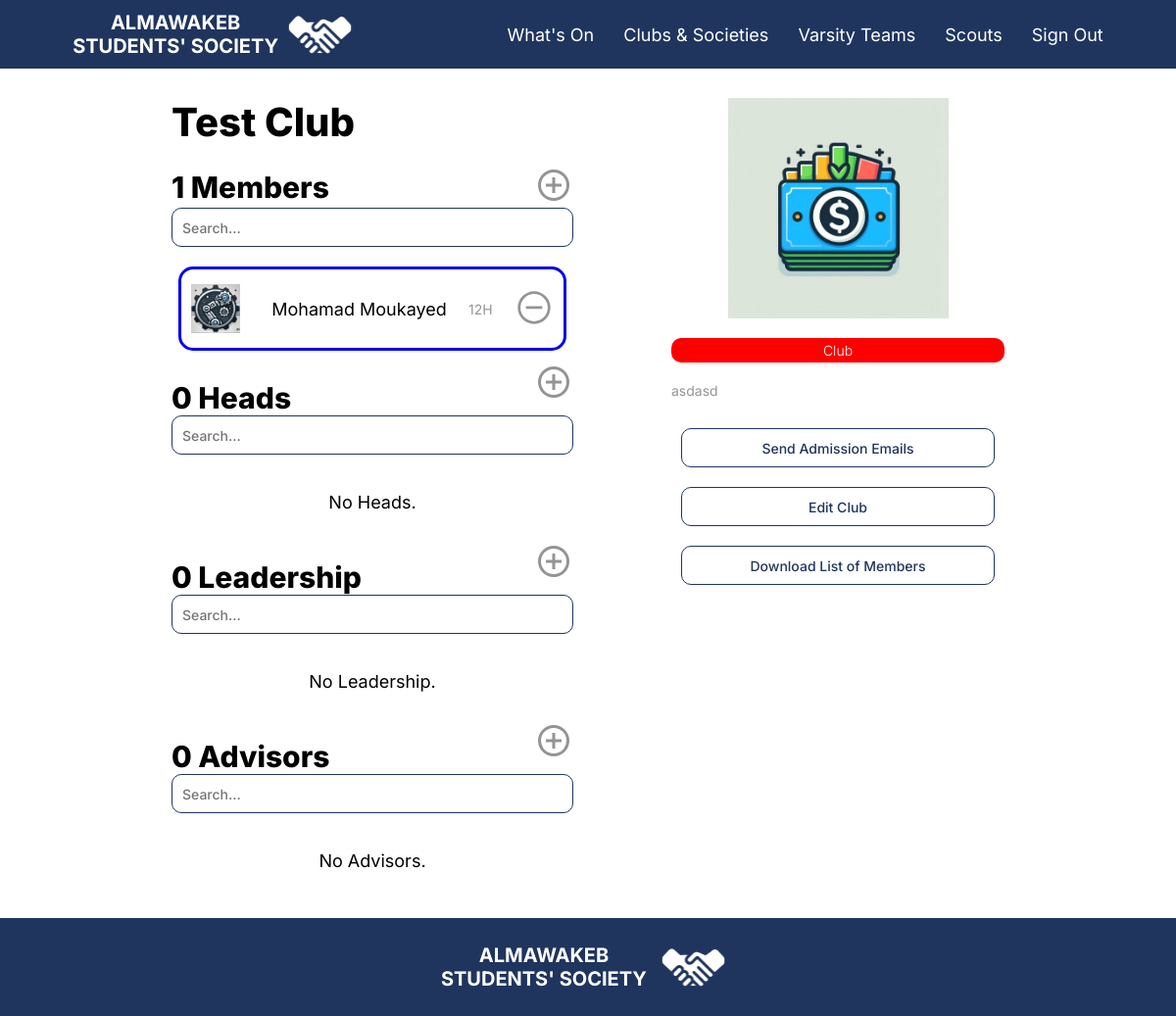
Page /profile/Club/3 (signed in) on the earlier database version.
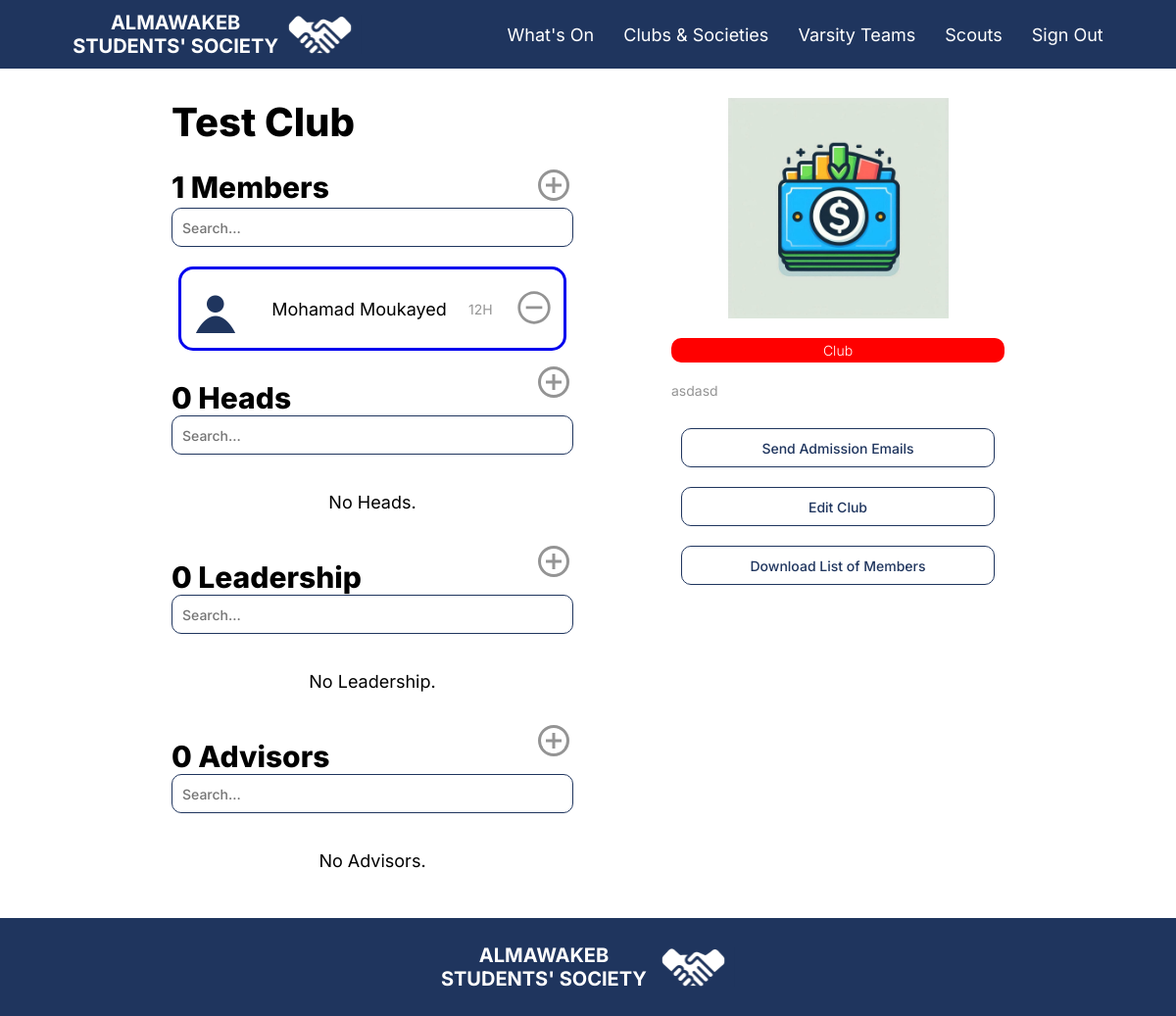
Same page on the later database version.
### mainapp/models.py (models this page shows, shortened)
class User(AbstractBaseUser, PermissionsMixin):
    name = models.CharField(max_length=255)
    email = models.EmailField(verbose_name="email", max_length=60, unique=True)
    is_admin = models.BooleanField(default=False)
    is_staff = models.BooleanField(default=False)
    is_active = models.BooleanField(default=True)
    associated_student = models.ForeignKey("Student",null=True, blank=True, on_delete=models.CASCADE)
    associated_faculty = models.ForeignKey("Faculty",null=True, blank=True, on_delete=models.CASCADE)
    associated_clubs = models.ManyToManyField("Club", blank=True,related_name="associated_clubs")
    associated_varsities = models.ManyToManyField("Varsity", blank=True,related_name="associated_varsity")
    objects = UserManager()
    USERNAME_FIELD = 'email'
    REQUIRED_FIELDS = ['name']

class Student(models.Model):
    student_db_id = models.CharField(max_length=20, primary_key=True,help_text="Student ID")
    YEAR_CHOICES = [
        ('FR', 'Freshman'),
        ('SO', 'Sophomore'),
        ('JR', 'Junior'),
        ('SR', 'Senior'),
    ]
    SECTION_CHOICES = [
        ('A', 'A'),
        ('B', 'B'),
        ('C', 'C'),
        ('D', 'D'),
        ('E', 'E'),
        ('F', 'F'),
        ('G', 'G'),
        ('H', 'H'),
        ('I', 'I'),
        ('J', 'J'),
    ]
    year_level = models.IntegerField(blank=True, null=True)
    section = models.CharField(max_length=1, choices=SECTION_CHOICES)
    profile_picture = models.ImageField(upload_to='profiles/', null=True, blank=True, default='default-pfp.png')
    about = models.TextField(blank=True,null=True)
    year_level_title = models.CharField(max_length=10, blank=True)

### mainapp/views.py (the view)
# urls.py: path("profile/Club/<int:club_id>", views.ClubProfile, name="user_profile"),
def ClubProfile(request: WSGIRequest, club_id):
    if request.user is None:
        return redirect("/")
    else:
        memberCount = 0
        clubSlashMembers = None
        allUsers = User.objects.all()
        events = []
        for event in Event.objects.all():
            if request.user in event.attending_Students.all():
                events.append(event)
        club = Club.objects.get(id=club_id)
        if club in request.user.associated_clubs.all():
            return render(request, "profile_club.html", {'url':request.build_absolute_uri(), 'user': request.user, 'club': club,"clubSlashMembers": clubSlashMembers, 'allUsers': allUsers, 'attendingEvents':events})
        else:
            return HttpResponse("<h1>YOU DO NOT HAVE PERMISSION TO THIS CLUB</h1>")

### templates/profile_club.html (shortened to what the changed rows need)
{% extends 'Base.html' %}
{% load static %}
{% load custom_tags %}
{% block content %}
<div style="display: flex; gap: 100px; justify-content: space-between;">
    <div style="display: flex; justify-content: space-between; flex-direction: column; flex: 1;">
        <br>
        <br>
        <div class="grid" id="memberField">
            {% for member in club.members.all %}
            <a href="/Student/Detail/{{member.pk}}"  class="profileRow">
                <div class="profileRow Box" style="border: {{ member.color }} 3px solid; border-radius: 15px; padding: 10px; gap: 10px;">
                    <img class="eventCover" style=" width: 50px; height: 50px; margin-right: 10px;" src="{{ member.associated_student.profile_picture.url }}" alt="Club Cover">
                    <p class="text">{{ member.name }}</p>
                    <p class="aboutText">{{ member.associated_student.year_level }}{{ member.associated_student.section }}</p>
                    <button class="btn empty" onclick="event.preventDefault(); removeMember('{{member.email}}', 'Member');"><img src="{%static '../media/images/removeButton.svg' %}"></button>
                </div>
            </a>
            {% empty %}
            <p class="text">No Members.</p>
            {% endfor %}
        </div>
        <br>
        <br>
        <br>
    </div>
</div>
{% endblock %}

Differences in the rows shown:
changed User "Mohamad Moukayed": associated_student.profile_picture: picture removed, a placeholder shows
